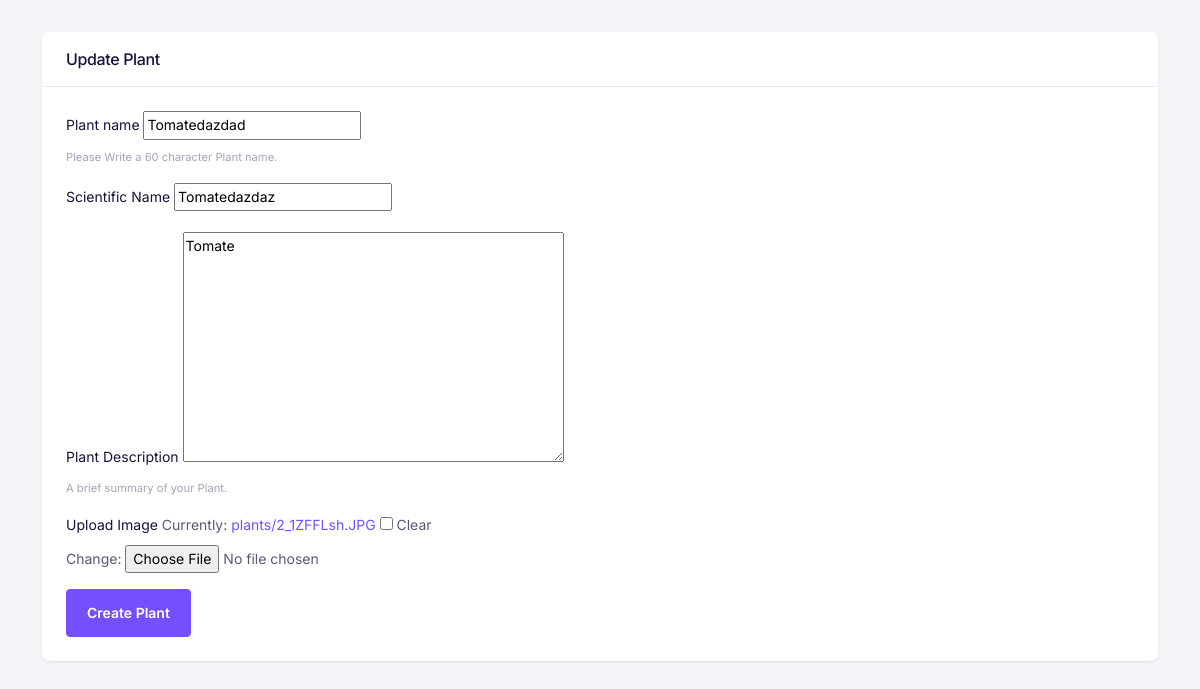
Screenshot of /plants/10/update/ with the database file from the repository.
### PlantApp/models.py (models this page shows, shortened)
class Plant(models.Model):
    name = models.CharField(max_length=100)
    scientific_name = models.CharField(max_length=100, blank=True, null=True)
    description = models.TextField(blank=True, null=True)
    image = models.ImageField(upload_to='plants/', blank=True, null=True)
    owner = models.ForeignKey(settings.AUTH_USER_MODEL, on_delete=models.CASCADE, related_name='plants' , null = True)

### PlantApp/views.py (the view)
# urls.py: path('plants/<int:pk>/update/', PlantUpdateView.as_view(), name='plant-update'),
class PlantUpdateView(UpdateView):
    model = Plant
    fields = ['name', 'scientific_name', 'description', 'image']
    template_name = 'plant_form.html'
    success_url = reverse_lazy('plant_list')
    def get_queryset(self):
        return Plant.objects.filter(id=self.kwargs['pk'])

### PlantApp/templates/plant_form.html (shortened to what this page needs)
<!DOCTYPE html>
<html lang="en">
{% load static %}
<head>
    <link href={% static 'assets/fonts/feather/feather.css' %} rel="stylesheet" />
    <link href={% static 'assets/libs/dragula/dist/dragula.min.css' %} rel="stylesheet" />
    <link href={% static 'assets/libs/@mdi/font/css/materialdesignicons.min.css' %} rel="stylesheet" />
    <link href={% static 'assets/libs/prismjs/themes/prism.css' %} rel="stylesheet" />
    <link href={% static 'assets/libs/dropzone/dist/dropzone.css' %} rel="stylesheet" />
    <link href={% static 'assets/libs/magnific-popup/dist/magnific-popup.css' %} rel="stylesheet" />
    <link href={% static 'assets/libs/bootstrap-select/dist/css/bootstrap-select.min.css' %} rel="stylesheet">
    <link href={% static 'assets/libs/@yaireo/tagify/dist/tagify.css' %} rel="stylesheet">
    <link href={% static 'assets/libs/tiny-slider/dist/tiny-slider.css' %} rel="stylesheet">
    <link href={% static 'assets/libs/tippy.js/dist/tippy.css' %} rel="stylesheet">
    <link rel="stylesheet" href={% static 'assets/css/theme.min.css' %}>
</head>
<body>
    <div class="container mt-5">
        <div class="card mb-3">
            <div class="card-header border-bottom px-4 py-3">
                <h4 class="mb-0">Update Plant</h4>
            </div>
            <div class="card-body">
                <form method="post" enctype="multipart/form-data">
                    <div class="form-group mb-3">
                        <label for="id_name" class="form-label">Plant name</label>
                        {{ form.name }}
                        <small class="form-text text-muted">Please Write a 60 character Plant name.</small>
                    </div>
                    <div class="form-group mb-3">
                        <label for="id_scientific_name" class="form-label">Scientific Name</label>
                        {{ form.scientific_name }}
                    </div>
                    <div class="form-group mb-3">
                        <label for="id_description" class="form-label">Plant Description</label>
                        {{ form.description }}
                        <small class="form-text text-muted">A brief summary of your Plant.</small>
                    </div>
                    <div class="form-group mb-3">
                        <label for="id_image" class="form-label">Upload Image</label>
                        {{ form.image }}
                    </div>
                    <button type="submit" class="btn btn-primary">Create Plant</button>
                </form>
            </div>
        </div>
    </div>
</body>
</body>
</html>

### rows the page displays
Plant: name "Tomatedazdad", scientific_name "Tomatedazdaz", description "Tomate"
